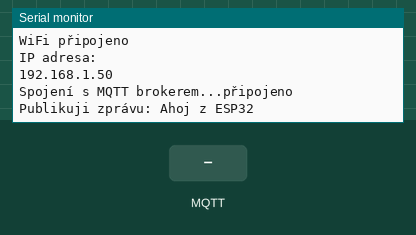
Simulated run of this sketch. Board: ESP32. On the bench: the last lines printed to the serial monitor. The inputs (shaded band) are chosen by the test bench. WiFi joins after 1.5 s; servers stay silent unless stated; no MQTT or app messages arrive unless stated.

Above: at 2.7 s.
2.8 s: MQTT message "1" arrives on the first subscribed topic
At 3.8 s:
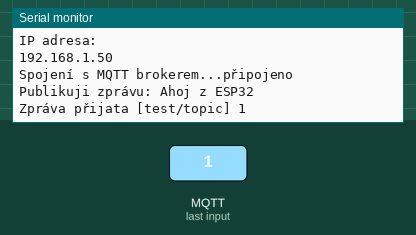
4.3 s: MQTT message "on" arrives on the first subscribed topic
At 5.4 s:
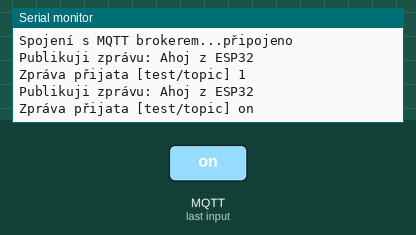
5.8 s: MQTT message "off" arrives on the first subscribed topic
At 5.96 s:
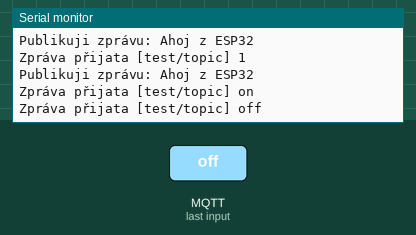

The sketch:

hivemq.ino
```cpp
#include <WiFi.h>
#include <WiFiClientSecure.h>
#include <PubSubClient.h>

const char* ssid = "ssid";
const char* password = "moje_tajne_heslo";
const char* mqtt_server = "de7fc916008b43698f22326831ee5eda.s1.eu.hivemq.cloud";
const char* mqtt_user = "adent";
const char* mqtt_password = "as+47-kw";
const int mqtt_port = 8883; // Port pro TLS

WiFiClientSecure espClient;
PubSubClient client(espClient);

// HiveMQ Cloud Let's Encrypt CA certificate (hardcoded)
static const char ca_cert[] PROGMEM = R"EOF(
-----BEGIN CERTIFICATE-----
MIIFazCCA1OgAwIBAgIRAIIQz7DSQONZRGPgu2OCiwAwDQYJKoZIhvcNAQELBQAw
TzELMAkGA1UEBhMCVVMxKTAnBgNVBAoTIEludGVybmV0IFNlY3VyaXR5IFJlc2Vh
cmNoIEdyb3VwMRUwEwYDVQQDEwxJU1JHIFJvb3QgWDEwHhcNMTUwNjA0MTEwNDM4
WhcNMzUwNjA0MTEwNDM4WjBPMQswCQYDVQQGEwJVUzEpMCcGA1UEChMgSW50ZXJu
ZXQgU2VjdXJpdHkgUmVzZWFyY2ggR3JvdXAxFTATBgNVBAMTDElTUkcgUm9vdCBY
MTCCAiIwDQYJKoZIhvcNAQEBBQADggIPADCCAgoCggIBAK3oJHP0FDfzm54rVygc
h77ct984kIxuPOZXoHj3dcKi/vVqbvYATyjb3miGbESTtrFj/RQSa78f0uoxmyF+
0TM8ukj13Xnfs7j/EvEhmkvBioZxaUpmZmyPfjxwv60pIgbz5MDmgK7iS4+3mX6U
A5/TR5d8mUgjU+g4rk8Kb4Mu0UlXjIB0ttov0DiNewNwIRt18jA8+o+u3dpjq+sW
T8KOEUt+zwvo/7V3LvSye0rgTBIlDHCNAymg4VMk7BPZ7hm/ELNKjD+Jo2FR3qyH
B5T0Y3HsLuJvW5iB4YlcNHlsdu87kGJ55tukmi8mxdAQ4Q7e2RCOFvu396j3x+UC
B5iPNgiV5+I3lg02dZ77DnKxHZu8A/lJBdiB3QW0KtZB6awBdpUKD9jf1b0SHzUv
KBds0pjBqAlkd25HN7rOrFleaJ1/ctaJxQZBKT5ZPt0m9STJEadao0xAH0ahmbWn
OlFuhjuefXKnEgV4We0+UXgVCwOPjdAvBbI+e0ocS3MFEvzG6uBQE3xDk3SzynTn
jh8BCNAw1FtxNrQHusEwMFxIt4I7mKZ9YIqioymCzLq9gwQbooMDQaHWBfEbwrbw
qHyGO0aoSCqI3Haadr8faqU9GY/rOPNk3sgrDQoo//fb4hVC1CLQJ13hef4Y53CI
rU7m2Ys6xt0nUW7/vGT1M0NPAgMBAAGjQjBAMA4GA1UdDwEB/wQEAwIBBjAPBgNV
HRMBAf8EBTADAQH/MB0GA1UdDgQWBBR5tFnme7bl5AFzgAiIyBpY9umbbjANBgkq
hkiG9w0BAQsFAAOCAgEAVR9YqbyyqFDQDLHYGmkgJykIrGF1XIpu+ILlaS/V9lZL
ubhzEFnTIZd+50xx+7LSYK05qAvqFyFWhfFQDlnrzuBZ6brJFe+GnY+EgPbk6ZGQ
3BebYhtF8GaV0nxvwuo77x/Py9auJ/GpsMiu/X1+mvoiBOv/2X/qkSsisRcOj/KK
NFtY2PwByVS5uCbMiogziUwthDyC3+6WVwW6LLv3xLfHTjuCvjHIInNzktHCgKQ5
ORAzI4JMPJ+GslWYHb4phowim57iaztXOoJwTdwJx4nLCgdNbOhdjsnvzqvHu7Ur
TkXWStAmzOVyyghqpZXjFaH3pO3JLF+l+/+sKAIuvtd7u+Nxe5AW0wdeRlN8NwdC
jNPElpzVmbUq4JUagEiuTDkHzsxHpFKVK7q4+63SM1N95R1NbdWhscdCb+ZAJzVc
oyi3B43njTOQ5yOf+1CceWxG1bQVs5ZufpsMljq4Ui0/1lvh+wjChP4kqKOJ2qxq
4RgqsahDYVvTH9w7jXbyLeiNdd8XM2w9U/t7y0Ff/9yi0GE44Za4rF2LN9d11TPA
mRGunUHBcnWEvgJBQl9nJEiU0Zsnvgc/ubhPgXRR4Xq37Z0j4r7g1SgEEzwxA57d
emyPxgcYxn/eR44/KJ4EBs+lVDR3veyJm+kXQ99b21/+jh5Xos1AnX5iItreGCc=
-----END CERTIFICATE-----
)EOF";

void setup_wifi() {
  delay(10);
  Serial.println();
  Serial.print("Připojování k ");
  Serial.println(ssid);

  WiFi.begin(ssid, password);

  while (WiFi.status() != WL_CONNECTED) {
    delay(500);
    Serial.print(".");
  }

  Serial.println("");
  Serial.println("WiFi připojeno");
  Serial.println("IP adresa: ");
  Serial.println(WiFi.localIP());
}

void callback(char* topic, byte* message, unsigned int length) {
  Serial.print("Zpráva přijata [");
  Serial.print(topic);
  Serial.print("] ");
  for (int i = 0; i < length; i++) {
    Serial.print((char)message[i]);
  }
  Serial.println();
}

void reconnect() {
  while (!client.connected()) {
    Serial.print("Spojení s MQTT brokerem...");
    if (client.connect("ESP32Client54845", mqtt_user, mqtt_password)) {
      Serial.println("připojeno");
      client.subscribe("test/topic");
    } else {
      Serial.print("failed, rc=");
      Serial.print(client.state());
      Serial.println(" zkouším znovu za 5 sekund");
      delay(5000);
    }
  }
}

void setup() {
  Serial.begin(115200);
  setup_wifi();
  espClient.setInsecure();
  //espClient.setCACert(ca_cert);

  client.setServer(mqtt_server, mqtt_port);
  client.setCallback(callback);
}

void loop() {
  if (!client.connected()) {
    reconnect();
  }
  client.loop();

  long now = millis();
  static long lastMsg = 0;
  if (now - lastMsg > 2000) {
    lastMsg = now;
    String msg = "Ahoj z ESP32";
    Serial.print("Publikuji zprávu: ");
    Serial.println(msg);
    client.publish("test/topic", msg.c_str());
  }
}
```

Measured:
- after the input at 2.8 s, the serial monitor: prints a new line at once (image 1)
- after the input at 4.3 s, the serial monitor: prints a new line at once (image 2)
- after the input at 5.8 s, the serial monitor: prints a new line at once (image 3)
